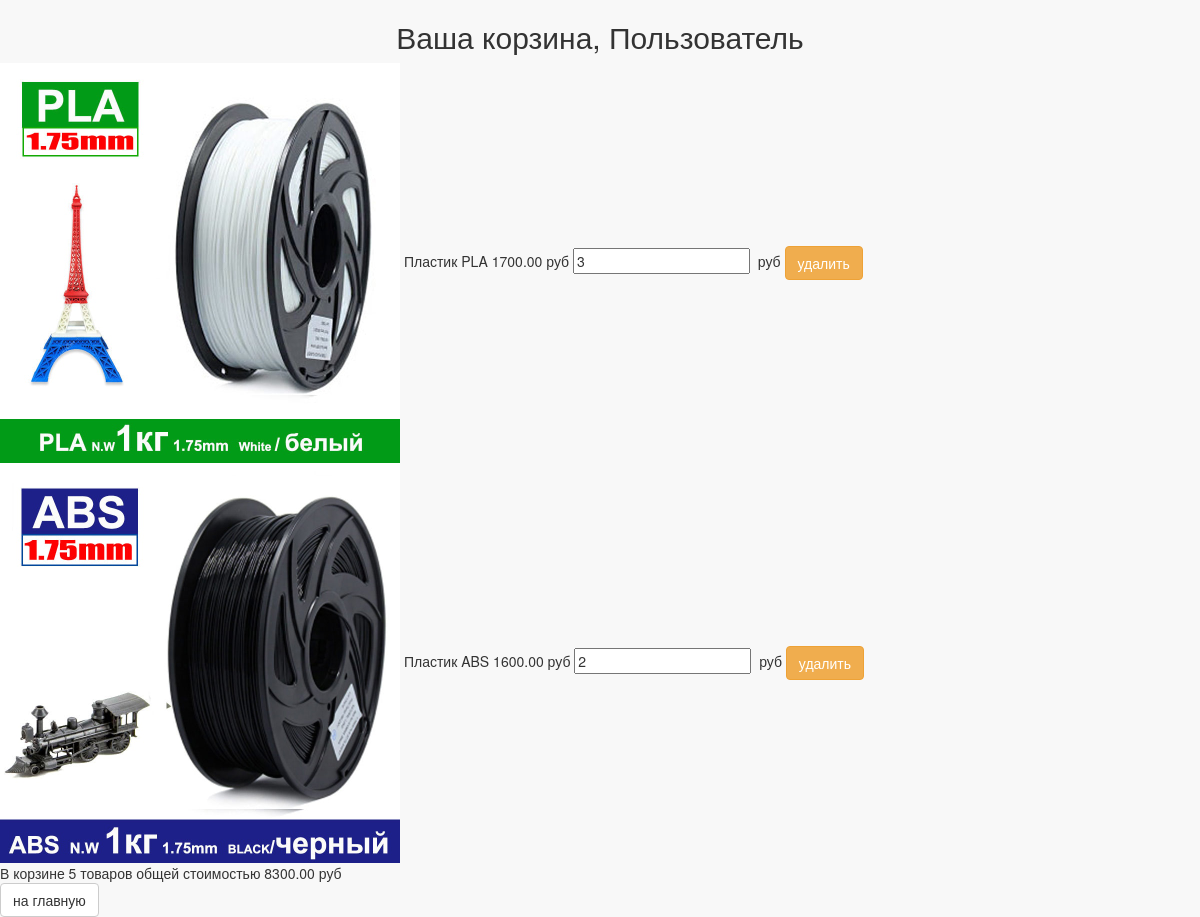
Page /basket/ (signed in) on the committed database.
### basketapp/models.py (models this page shows)
class Basket(models.Model):
    user = models.ForeignKey(ShopUser, verbose_name='пользователь',
                             on_delete=models.CASCADE)
    product = models.ForeignKey(Product, verbose_name='товар',
                                on_delete=models.CASCADE)
    quantity = models.PositiveSmallIntegerField(verbose_name='количество', default=0)
    add_datetime = models.DateTimeField(verbose_name='время добавления', auto_now_add=True)
    def _get_product_cost(self):
        return self.product.price * self.quantity
    product_cost = property(_get_product_cost)
    def _get_total_quantity(self):
        _items = self.user.basket_set.all()
        _totalquantity = sum(list(map(lambda x: x.quantity, _items)))
        return _totalquantity
    total_quantity = property(_get_total_quantity)
    def _get_total_cost(self):
        _items = self.user.basket_set.all()
        _totalcost = sum(list(map(lambda x: x.product_cost, _items)))
        return _totalcost
    total_cost = property(_get_total_cost)

### mainapp/models.py (models this page shows, shortened)
class Product(models.Model):
    category = models.ForeignKey(ProductCategory, verbose_name='категория продукта',
                                 on_delete=models.CASCADE)
    name = models.CharField(verbose_name='имя продукта', max_length=128)
    image = models.ImageField(upload_to='products_images', blank=True)
    short_desc = models.CharField(verbose_name='краткое описание продукта',
                                  max_length=64, blank=True)
    description = models.TextField(verbose_name='описание продукта', blank=True)
    price = models.DecimalField(verbose_name='цена продукта',
                                max_digits=8, decimal_places=2, default=0)
    quantity = models.PositiveIntegerField(verbose_name='количество на складе', default=0)
    is_active = models.BooleanField(verbose_name='активен', default=True)

class ProductCategory(models.Model):
    name = models.CharField(verbose_name='имя категории', max_length=128, unique=True)
    description = models.TextField(verbose_name='описание', blank=True)
    is_active = models.BooleanField(verbose_name='активна', default=True)

### authapp/models.py (models this page shows)
class ShopUser(AbstractUser):
    avatar = models.ImageField(upload_to='users_avatars', blank=True)
    age = models.PositiveSmallIntegerField(verbose_name='возраст')

### basketapp/views.py (the view)
@login_required
def index(request):
    context = {
        'basket': get_basket(request.user)
    }
    return render(request, 'basketapp/basket.html', context)

### mainapp/views.py (called while the page is built)
def get_basket(user):
    if user.is_authenticated:
        return user.basket_set.all().order_by('product__category')
    return []

### basketapp/templates/basketapp/basket.html
{% extends 'basketapp/base.html' %}
{% load static %}
{% block container %}
    <div class="basket_list">
        {% include 'basketapp/includes/inc__basket_list.html' %}
    </div>
{% endblock %}

### basketapp/templates/basketapp/includes/inc__basket_list.html
{% for item in basket %}
    <div class="basket_record">
        <img class="img_product" src="/media/{{ item.product.image }}" alt="{{ item.product.short_desc }}">
        <span class="category_name">{{ item.product.category.name }}</span>
        <span class="product_name">{{ item.product.name }}</span>
        <span class="product_price">{{ item.product.price }}&nbspруб</span>
        <input type="number" name="{{ item.pk }}" min="0" value="{{ item.quantity }}">
        <span class="product_cost">{{ item.cost }}&nbspруб</span>
        <a href="{% url 'basket:remove' item.pk %}" class="btn btn-warning">
            удалить
        </a>
    </div>
{% endfor %}
{% if basket %}
    <div class="basket_summary">
        В корзине {{ basket.0.total_quantity }} товаров общей стоимостью
        {{ basket.0.total_cost }} руб
    </div>
{% endif %}
<a href="{% url 'main:index' %}" class="btn btn-default">
    на главную
</a>

### static/css/style.css (style rules this page uses)
body { background: #f8f8f8; }
.img_product { width: 400px; }

### rows in the picture
Basket: product.image (picture), product.category.name "Пластик", product.name "PLA", product.price "1700.00", quantity "3", user+quantity "5", user+product+quantity "8300.00"
Basket: product.image (picture), product.category.name "Пластик", product.name "ABS", product.price "1600.00", pk "2"
